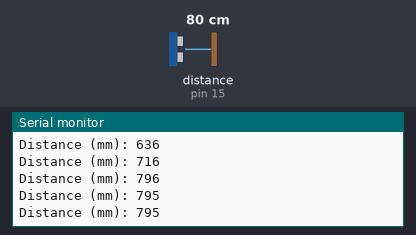
A sketch run on a simulated Arduino Uno, built with avr-gcc and run on an emulated ATmega328P. Shown: the last lines printed to the serial monitor. Wiring (inferred from the names in the program): ultrasonic range finder: trigger pin 14; echo pin 15. Inputs (shaded band) come from the test bench; at power-on: distance to the obstacle (sensor on pin 15) 80 cm. The echo pulse lasts 58.3 µs per cm.

Above: at 1.2 s.
1.3 s: distance to the obstacle (sensor on pin 15) set to 60 cm
At 1.38 s:
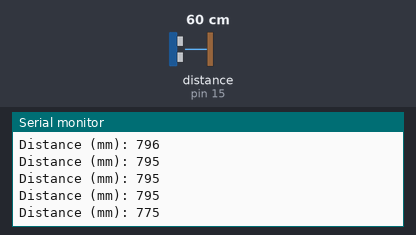
4.3 s: distance to the obstacle (sensor on pin 15) set to 2 cm
At 4.3 s:
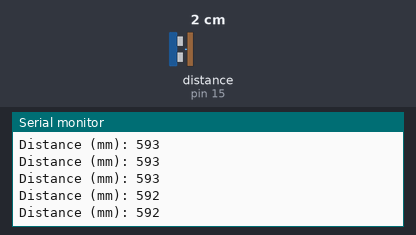
5.8 s: distance to the obstacle (sensor on pin 15) set to 35 cm
At 5.82 s:
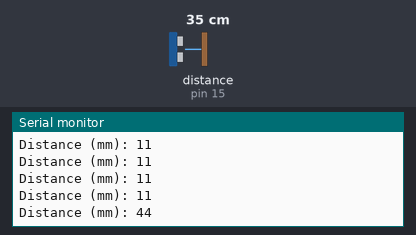
Timing chart, 0 to 8.8 s (numbered marks = the images above; inputs shaded):
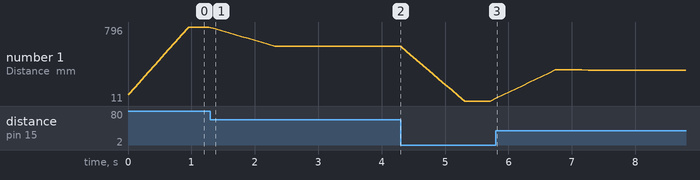

Measured:
- after the input at 1.3 s, the serial monitor: prints a new line after 0.08 s (image 1)
- after the input at 5.8 s, the serial monitor: prints a new line at once (image 3)
- plotted number 1: 795 → 592 after the input at 1.3 s, 592 → 11 after the input at 4.3 s, 11 → 332 after the input at 5.8 s

The sketch:

ultrasonic_2026_03_02_04_ints.ino
```cpp
// See:
// https://projecthub.arduino.cc/Isaac100/getting-started-with-the-hc-sr04-ultrasonic-sensor-7cabe1
// https://projecthub.arduino.cc/panagorko/next-level-ultrasonic-sensor-df5768
// https://www.google.com/search?q=arduino+how+to+smooth+sensor+data
// https://forum.arduino.cc/t/smooth-averaging-in-loop-simple-advice/868330
// https://forum.arduino.cc/t/smoothing-input-from-analog-accelerometer/10781/4
//

const int TRIGGER_PIN = 14;
const int ECHO_PIN = 15;

float duration, distance;
int oldest_distance, total, ave_distance;

const int num_readings = 10;
int readings[ num_readings ] = {0};
int read_index = 0;


void setup()
{
   pinMode( TRIGGER_PIN, OUTPUT );
   pinMode( ECHO_PIN, INPUT  );
   Serial.begin( 9600 );
}

void loop()
{
   sendPulse();
   distance = receivePulse();
   ave_distance = getAverageDistance( distance );

   Serial.print( "Distance (mm): " );
   Serial.println( ave_distance );
	delay( 100 );

}


void sendPulse()
{
   digitalWrite( TRIGGER_PIN, LOW );
   delayMicroseconds( 2 );
   digitalWrite( TRIGGER_PIN, HIGH );
   delayMicroseconds( 10 );
   digitalWrite( TRIGGER_PIN, LOW );
}


float receivePulse()
{
   // https://docs.arduino.cc/language-reference/en/functions/interrupts/noInterrupts
   // https://docs.arduino.cc/language-reference/en/functions/advanced-io/pulseIn
   noInterrupts();
   duration = pulseIn( ECHO_PIN, HIGH );
   interrupts();

   // velocity = distance / time
   // -> distance = [ speed of sound (unit: mm/microseconds) ] * [ time (unit: microseconds) ]
   distance = ( 0.343 * duration )/2;

   return distance;

}


float getAverageDistance( float newest_distance )
{
   oldest_distance = readings[ read_index ];
   readings[ read_index ] = (int)( 0.5 + newest_distance );

   //Serial.print( "After: " );
   //Serial.println( readings[ read_index ] );

   read_index = ( read_index >= ( num_readings - 1 ) ) ? 0 : read_index + 1;
   total = total - oldest_distance + newest_distance;
   ave_distance = (int) ( 0.5 + ( total / num_readings ) );
   return ave_distance;
}
```
